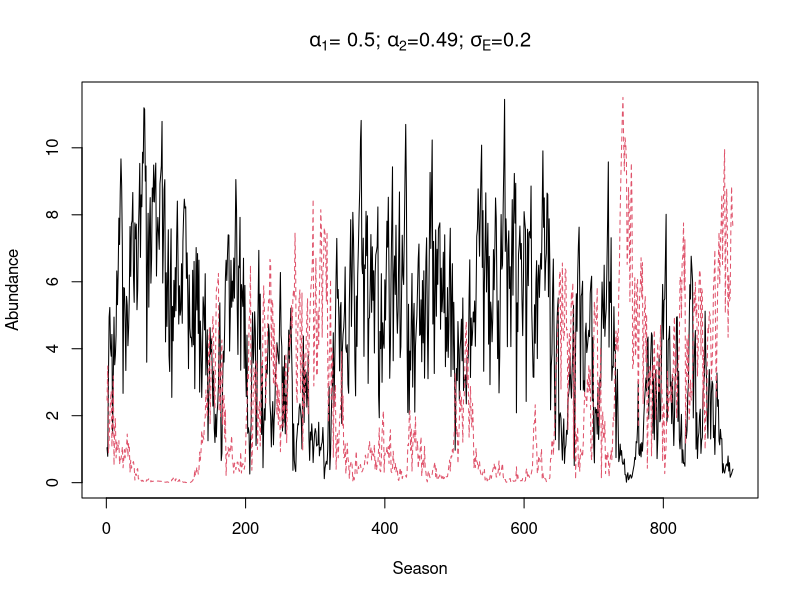

This chart was generated by the following R code:
## ---- chunk 1
####
#### Initial Conditions, Global Variables, and Parameters ----------------------
####
seasons <- 1000                  # number of seasons to simulate
seasons_to_exclude <- 200        # initial seasons to exclude from plots
days_to_track <- 20              # number of days to simulate in odSolve
DNR <- c(D=c(1,1),N=c(1,1),R=10) # initial conditions
Rmu <- 3                         # mean resource pulse (on log scale)
Rsd_annual <- 0                  # std dev of resource pulses (on log scale)
sigE <- 2                        # environmental cue variance
rho <- 0                         # environmental cue correlation between species

# Within-season parameters
parms <- list(
  r = c(5,5),                    # max growth rate for each species
  a = c(5,5),                    # rate parameter for Hill function 
  b = c(20,20),                  # shape parameter for Hill function
  eps = c(0.2,0.2)               # resource-to-biomass efficiency
)

# End-of-season transition parameters
alpha1 <- 0.50                   # live-to-dormant biomass fraction; spp1
alpha2 <- 0.49                   # live-to-dormant biomass fraction; spp2
beta1 <- 0                       # adult survivorship; spp1 (0 if annual, >0 if perennial)
beta2 <- 0                       # adult survivorship; spp2 (0 if annual, >0 if perennial)
eta1 <- 0.1                      # dormant mortality; spp1
eta2 <- 0.1                      # dormant mortality; spp2
theta1 <- 0                      # resource recycling fraction; spp1
theta2 <- 0                      # resource recycling fraction; spp2
nu <- 0                          # resource carry-over fraction

####
#### Load relevant libraries ----------------------------------------
####
library('deSolve')
library('mvtnorm')



####
#### Model functions -------------------------------------------------
####
## Continuous model
updateNR <- function(t, NR, parms){
  with(as.list(c(NR, parms)), {
    dN1dt = N1*eps[1]*(uptake_R(r[1], R, a[1], b[1]))
    dN2dt = N2*eps[2]*(uptake_R(r[2], R, a[2], b[2]))
    dRdt = -1 * (dN1dt/eps[1] + dN2dt/eps[2])
    list(c(dN1dt, dN2dt, dRdt)) #output
  })
}

##  Resource uptake function (Hill function)
uptake_R <- function(r, R, a, b){
  return((r*R^a) / (b^a + R^a))
}

## Discrete model
update_DNR <- function(t,DNR,gammas,alpha1,alpha2,eta1,eta2,beta1,beta2,theta1,theta2,nu){
  with (as.list(DNR),{
    g1 <- gammas[1]
    g2 <- gammas[2]
    D1 <- alpha1*N1 + D1*(1-g1)*(1-eta1)
    D2 <- alpha2*N2 + D2*(1-g2)*(1-eta2)
    N1 <- beta1*(1-alpha1)*N1 + g1*(D1+(alpha1*N1))*(1-eta1)
    N2 <- beta2*(1-alpha2)*N2 + g2*(D2+(alpha2*N2))*(1-eta2)
    R <- theta1*(1-alpha1)*N1 + theta2*(1-alpha2)*N2 + nu*R + Rvector[t]
    return(c(D1, D2, N1, N2, R))
  })
}


####
#### Simulate model -----------------------------------------------------
####
days <- c(1:days_to_track)

# Get "germination" fractions for each year
getG <- function(sigE, rho, nTime){
  varcov <- matrix(c(sigE, rho*sigE, rho*sigE, sigE), 2, 2)
  e <- rmvnorm(n = nTime, mean = c(0,0), sigma = varcov)
  g <- exp(e) / (1+exp(e))
  return(g)
}

# Loop over seasons
nmsDNR <- names(DNR)
NR <- DNR[c("N1", "N2", "R")] 
nmsNR <- names(NR)
gVec <- getG(sigE = sigE, rho = rho, nTime = seasons)
Rvector <- rlnorm(seasons, Rmu, Rsd_annual)
saved_outs <- matrix(ncol=5, nrow=seasons)
for(season_now in 1:seasons){
  output <- ode(y = NR, times=days,
                func = updateNR, parms = parms)
  NR <- output[nrow(output),nmsNR]
  DNR <- c(DNR[c("D1","D2")], NR)
  saved_outs[season_now,] <- DNR
  names(DNR) <- nmsDNR
  DNR <- update_DNR(season_now, DNR, gVec[season_now,],
                    alpha1=alpha1,alpha2=alpha2,
                    eta1=eta1,eta2=eta2,
                    beta1=beta1,beta2=beta2,
                    theta1=theta1,theta2=theta2,nu=nu)
  names(DNR) <- nmsDNR
  NR <- DNR[c("N1", "N2", "R")] 
  names(NR) <- nmsNR
}
matplot(saved_outs[101:seasons,c(3:4)], type="l", 
        xlab="Season", ylab="Abundance",
        main=expression(paste(alpha[1],"= 0.5; ", alpha[2],"=0.49; ", sigma[E],"=0.2")))
